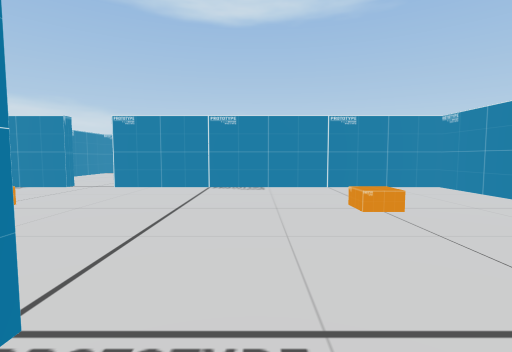
[1] (above)

18 first-person views from a walk through a 3-D level made in the Unity game engine. The camera is 1.3 m above the floor, tilts 4° down and sees 85° across. The floor is counted in squares, 1 m on a side. Each view is taken from the middle of a square. On the plan, view 1 faces up. The plan holds only what a view shows up to about 13 squares ahead; the rest is blank.

[2]
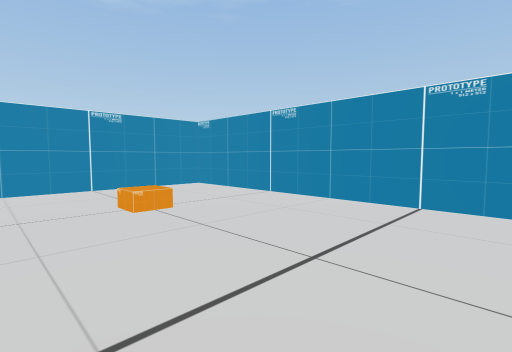

[3]
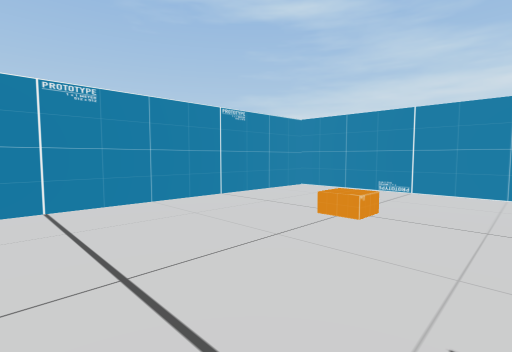

[4]
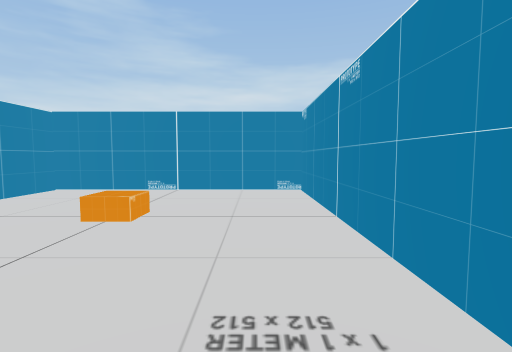

[5]
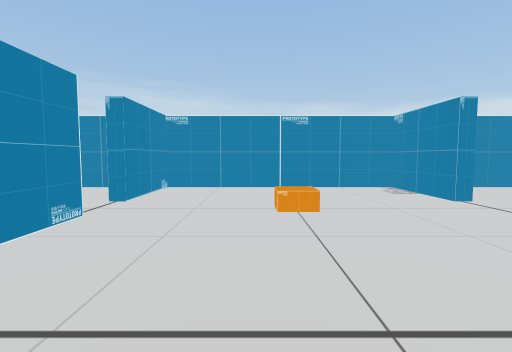

[6]
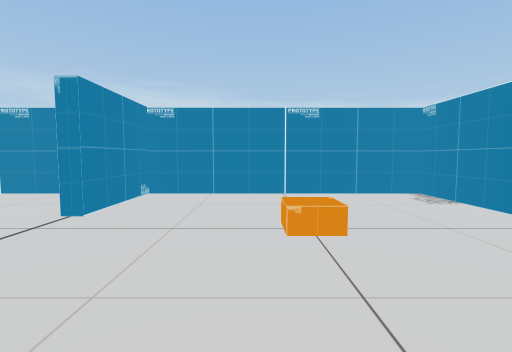

[7]
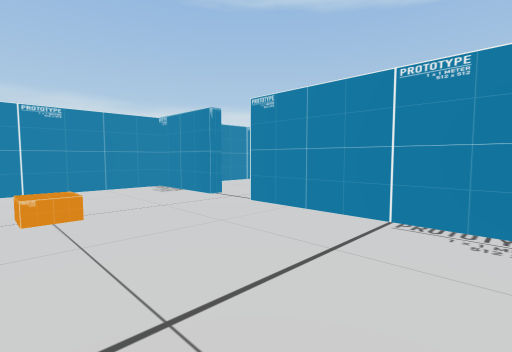

[8]
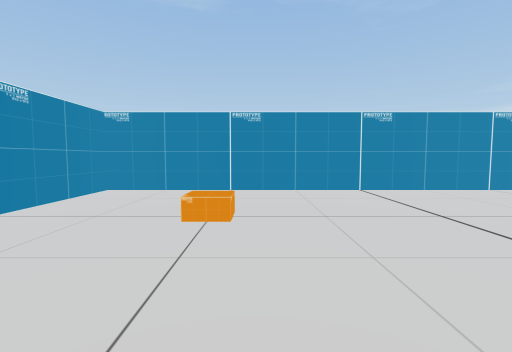

[9]
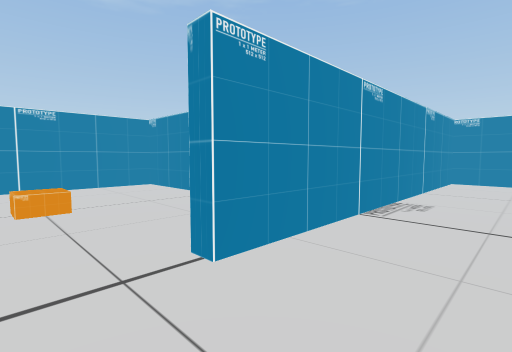

[10]
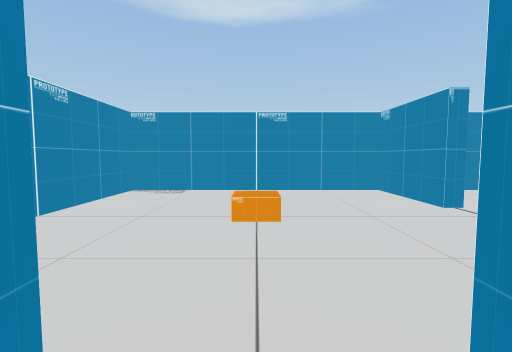

[11]
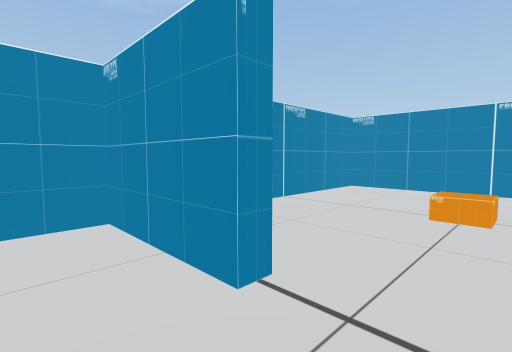

[12]
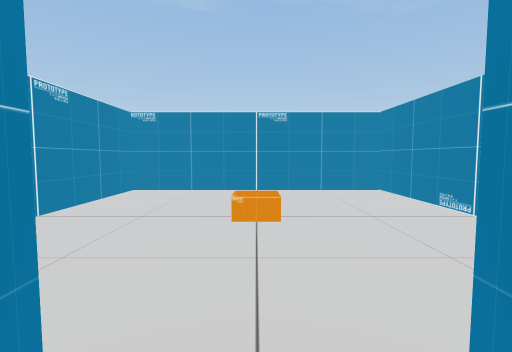

[13]
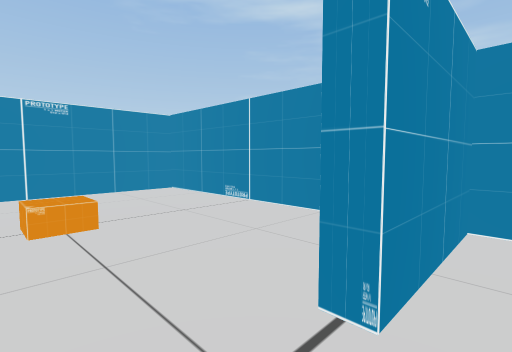

[14]
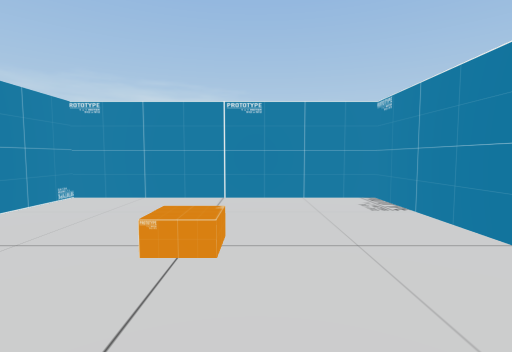

[15]
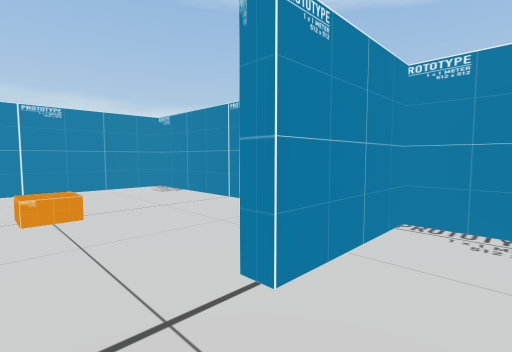

[16]
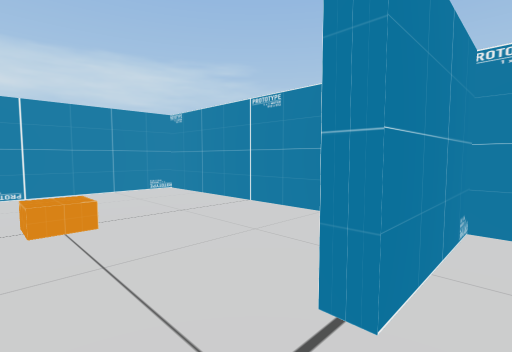

[17]
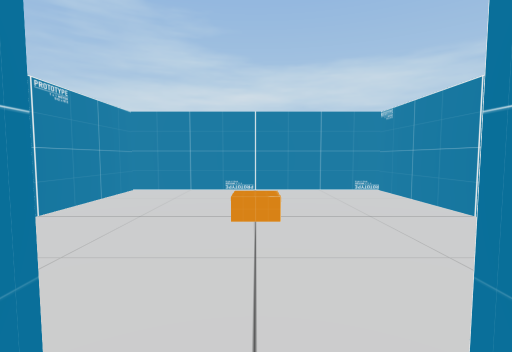

[18]
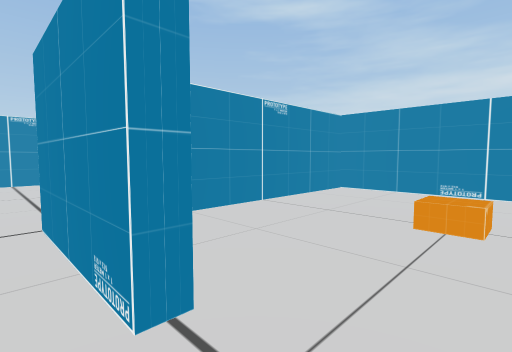

### Floor plan
Points are (right, up) in squares from view 1. A wall is a line through its corners. A room is listed if a view was taken in it or the views show most of it. See-through windows are left out.
Room 1 (views 1, 2, 3, 4, 5, 6, 7, 8, 9, 10, 16, 17, 18)
walls: (-1.8, 2) (-1.8, -7.8) (7.8, -7.8) (7.8, 11.7) (-6, 11.7) (-6, 12.2); (-6, 2.3) (-2, 2.3); (-8, 12.4) (-8, 11.7) (-11.7, 11.7) (-11.7, 2.3) (-8, 2.3)
ways out: opening at (-6.5, 12) to room 2; opening at (-6.5, 2) to room 4
Room 2 (views 11, 12, 13, 14)
walls: (-2.3, 18) (-2.3, 21.7) (-11.7, 21.7) (-11.7, 12.2) (-9.1, 12.2); (-2.9, 12.2) (-2.3, 12.2) (-2.3, 16)
ways out: opening at (-6.5, 12) to room 1; opening at (-2, 17.5) to room 3
Room 3 (view 15)
walls: (-2.3, 16) (-1.8, 16); (0.5, 12.2) (7.8, 12.2) (7.8, 21.7) (-1.8, 21.7) (-1.8, 18) (-2.3, 18)
ways out: opening at (-2, 17.5) to room 2
Room 4 (no view inside)
walls: (-6, 1.6) (-6, 2.3); (-8, 2.3) (-8, 1.8); (-11.7, -0.1) (-11.7, -7.8) (-2.3, -7.8) (-2.3, -0.5)
ways out: opening at (-6.5, 2) to room 1

Where each view was taken, in squares from view 1:
view 1: 0 up, 0 right, facing up
view 2: 0 up, 0 right, facing up-right
view 3: 3 up, 0 right, facing down-right
view 4: 3 up, 0 right, facing down
view 5: 6 up, 0 right, facing left
view 6: 6 up, 2 left, facing left
view 7: 6 up, 0 right, facing up-left
view 8: 6 up, 3 left, facing right
view 9: 9 up, 8 left, facing up-right
view 10: 11 up, 7 left, facing up
view 11: 16 up, 4 left, facing up-right
view 12: 17 up, 3 left, facing right
view 13: 18 up, 3 left, facing down-right
view 14: 18 up, 3 left, facing left
view 15: 16 up, 0 right, facing up-left
view 16: 3 up, 6 left, facing down-left
view 17: 3 up, 7 left, facing down
view 18: 3 up, 8 left, facing down-right
